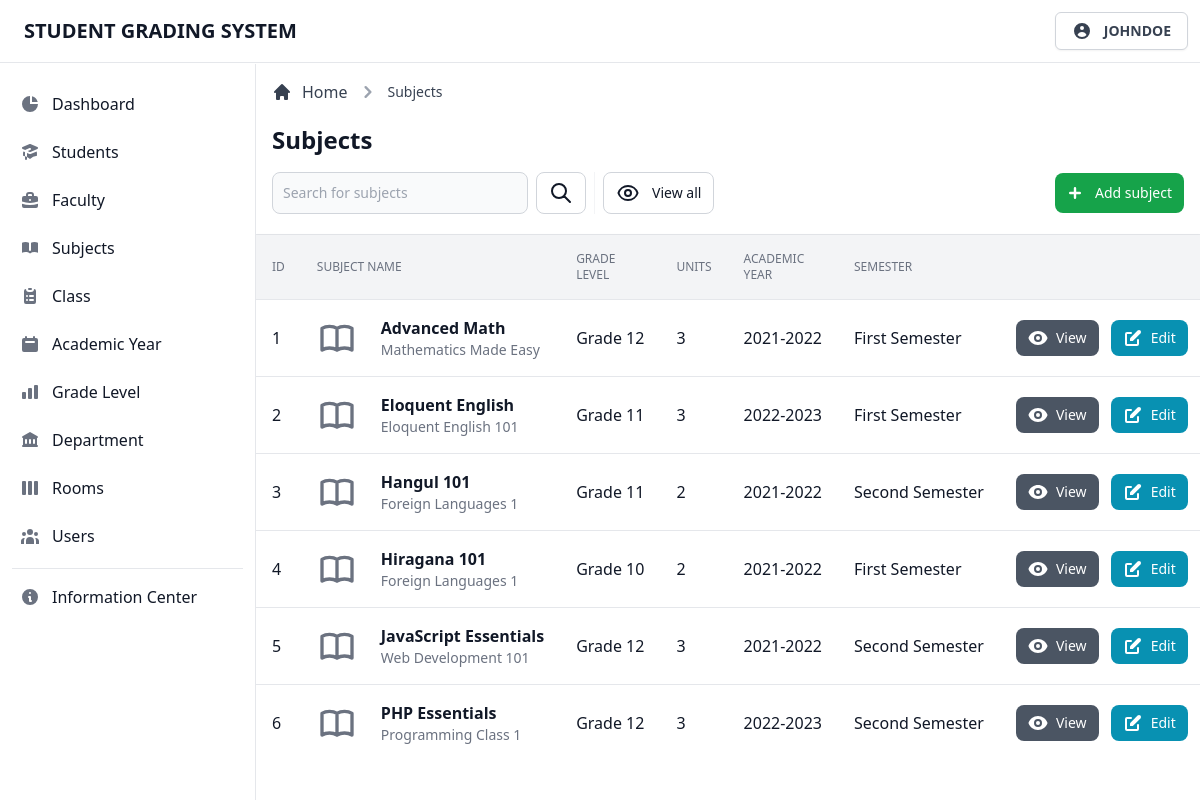
The page /admin/view/subjects.php (signed in) on the database its author committed.
### tables this page shows
CREATE TABLE `tblsubjects` (
  `subj_id` int(11) NOT NULL,
  `subj_code` int(11) NOT NULL,
  `subj_name` varchar(255) NOT NULL,
  `subj_desc` varchar(255) DEFAULT NULL,
  `subj_level` varchar(255) NOT NULL,
  `subj_unit` int(11) NOT NULL,
  `subj_ay` varchar(255) NOT NULL,
  `subj_sem` varchar(255) NOT NULL
);

### admin/database/database.classes.php (called while the page is built)
<?php
class Dbh
{
  private $hostname = 'localhost';
  private $username = 'root';
  private $password = '';
  private $dbname = 'dbgradingsystem';
  public function connect()
  {
    try {
      $dbh = new PDO('mysql:host=' . $this->hostname . ';dbname=' . $this->dbname, $this->username, $this->password);
      return $dbh;
    } catch (PDOException $e) {
      print "Error!: " . $e->getMessage() . "<br>";
      die();
    }
  }
}

### admin/classes/display-data.classes.php (called while the page is built, shortened)
<?php
class DisplaySubjects extends Dbh
{
  protected function getData()
  {
    $sql = 'SELECT * FROM tblsubjects;';
    $stmt = $this->connect()->query($sql);
    $result = 0;
    while ($row = $stmt->fetchAll(PDO::FETCH_ASSOC)) {
      $result = $row;
    }
    return $result;
  }
}

### admin/controller/display-data.contr.php (called while the page is built, shortened)
<?php
class DisplaySubjectsContr extends DisplaySubjects
{
  public function fetchData()
  {
    $result = $this->getData();
    return $result;
  }
}

### admin/page/subjects/subjects-table.php (the view, shortened to what this page needs)
<div class="flex flex-col min-w-full overflow-hidden overflow-x-auto align-middle shadow">
  <table class="min-w-full divide-y divide-gray-200 table-fixed">
    <thead class="bg-gray-100">
      <tr>
        <th scope="col" class="th">
          ID
        </th>
        <th scope="col" class="th">
          Subject Name
        </th>
        <th scope="col" class="th">
          Grade Level
        </th>
        <th scope="col" class="th">
          Units
        </th>
        <th scope="col" class="th">
          Academic Year
        </th>
        <th scope="col" class="th">
          Semester
        </th>
        <th scope="col" class="th">
        </th>
      </tr>
    </thead>
    <tbody class="bg-white divide-y divide-gray-200 ">
      <?php foreach ($result as $data) : ?>
        <tr class="hover:bg-gray-100 group">
          <td class="td">
            <div class="flex items-center">
              <?= $data['subj_id']; ?>
            </div>
          </td>
          <td class="td-title">
            <div class="text-sm font-normal text-gray-500">
              <div class="text-base font-semibold text-gray-900 capitalize">
                <?= $data['subj_name']; ?>
              </div>
              <div class="text-sm font-normal text-gray-500">
                <?= $data['subj_desc']; ?>
              </div>
            </div>
          </td>
          <td class="td">
            <div class="flex items-center capitalize">
              <?= $data['subj_level']; ?>
            </div>
          </td>
          <td class="td">
            <div class="flex items-center capitalize">
              <?= $data['subj_unit']; ?>
            </div>
          </td>
          <td class="td">
            <div class="flex items-center capitalize">
              <?= $data['subj_ay']; ?>
            </div>
          </td>
          <td class="td">
            <div class="flex items-center capitalize">
              <?= $data['subj_sem']; ?>
            </div>
          </td>
          <td class="p-4 space-x-2 text-right whitespace-nowrap">
            <button type="button" data-view-button data-name="<?= $data['subj_name']; ?>" data-code="<?= $data['subj_code']; ?>" data-desc="<?= $data['subj_desc']; ?>" data-level="<?= $data['subj_level']; ?>" data-unit="<?= $data['subj_unit']; ?>" data-ay="<?= $data['subj_ay']; ?>" data-sem="<?= $data['subj_sem']; ?>" class="btn-gray">
              View
            </button>
            <button type="button" data-edit-button data-id="<?= $data['subj_id']; ?>" data-name="<?= $data['subj_name']; ?>" data-code="<?= $data['subj_code']; ?>" data-desc="<?= $data['subj_desc']; ?>" data-level="<?= $data['subj_level']; ?>" data-unit="<?= $data['subj_unit']; ?>" data-ay="<?= $data['subj_ay']; ?>" data-sem="<?= $data['subj_sem']; ?>" class="btn-cyan">
              Edit
            </button>
          </td>
        </tr>
      <?php endforeach; ?>
    </tbody>
  </table>
</div>

### rows shown on the page
tblsubjects: subj_id "1", subj_name "Advanced Math", subj_desc "Mathematics Made Easy", subj_level "Grade 12", subj_unit "3", subj_ay "2021-2022", subj_sem "First Semester"
tblsubjects: subj_id "2", subj_name "Eloquent English", subj_desc "Eloquent English 101", subj_level "Grade 11", subj_unit "3", subj_ay "2022-2023", subj_sem "First Semester"
tblsubjects: subj_id "3", subj_name "Hangul 101", subj_desc "Foreign Languages 1", subj_level "Grade 11", subj_unit "2", subj_ay "2021-2022", subj_sem "Second Semester"
tblsubjects: subj_id "4", subj_name "Hiragana 101", subj_desc "Foreign Languages 1", subj_level "Grade 10", subj_unit "2", subj_ay "2021-2022", subj_sem "First Semester"
tblsubjects: subj_id "5", subj_name "JavaScript Essentials", subj_desc "Web Development 101", subj_level "Grade 12", subj_unit "3", subj_ay "2021-2022", subj_sem "Second Semester"
tblsubjects: subj_id "6", subj_name "PHP Essentials", subj_desc "Programming Class 1", subj_level "Grade 12", subj_unit "3", subj_ay "2022-2023", subj_sem "Second Semester"

### other values the page prints
$user "JOHNDOE"
$breadcrumb1 "Subjects"
$page "Subjects"
$btn "subject"
